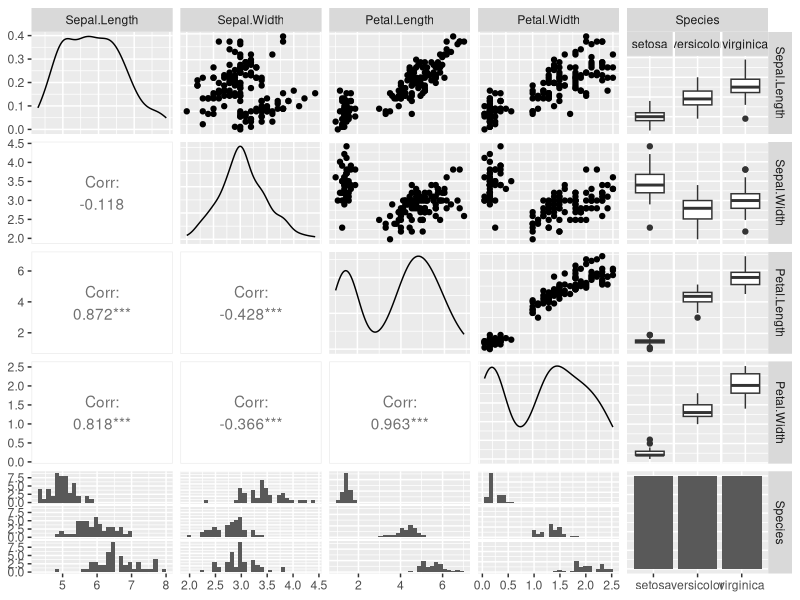

Recreate this plot in R. (Note: this script raises an error after producing the figure.)
#Tinkering with ggpairs

library(ggplot2)
library(GGally)

data(iris)

#one example of basic use of ggpairs()

ggpairs(iris, upper = list(continuous = "points", combo = "box",discrete = "facetbar", na = "na"), 
lower = list(continuous = "cor", combo = "facethist", discrete = "facetbar", na = "na"), 
diag = list(continuous = "densityDiag", discrete = "barDiag", na = "naDiag"))



#attempt to put a user-designed function into ggpairs

testPlot <- function(data, mapping, ...){
	ggplot(iris, aes(x,y)) + geom_point(size=2,shape=23)
	}

ggpairs(iris, upper = list(continuous = testPlot, combo = "box",discrete = "facetbar", na = "na"), 
lower = list(continuous = "cor", combo = "facethist", discrete = "facetbar", na = "na"), 
diag = list(continuous = "densityDiag", discrete = "barDiag", na = "naDiag"))

#This works, in that it puts the "testPlot" graphs into the pairs matrix, but all the graphs are the same.
#It isn't calculating a new graph for each pair.
#Somehow, I must need to tell it to do all the pairs.  Loop?  Something more efficient?